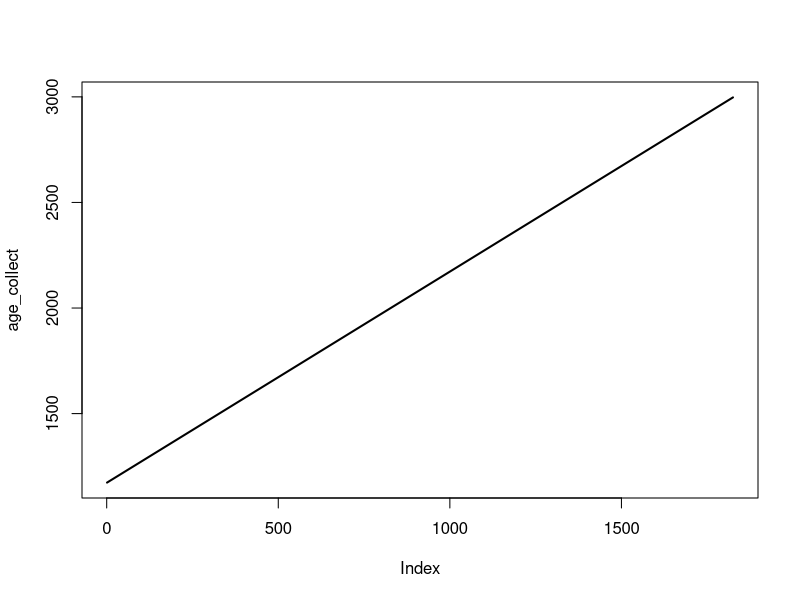
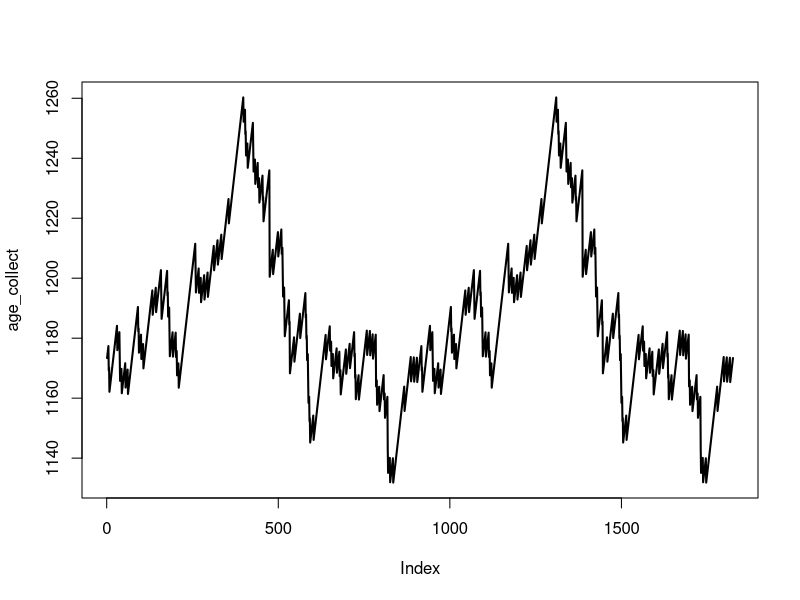
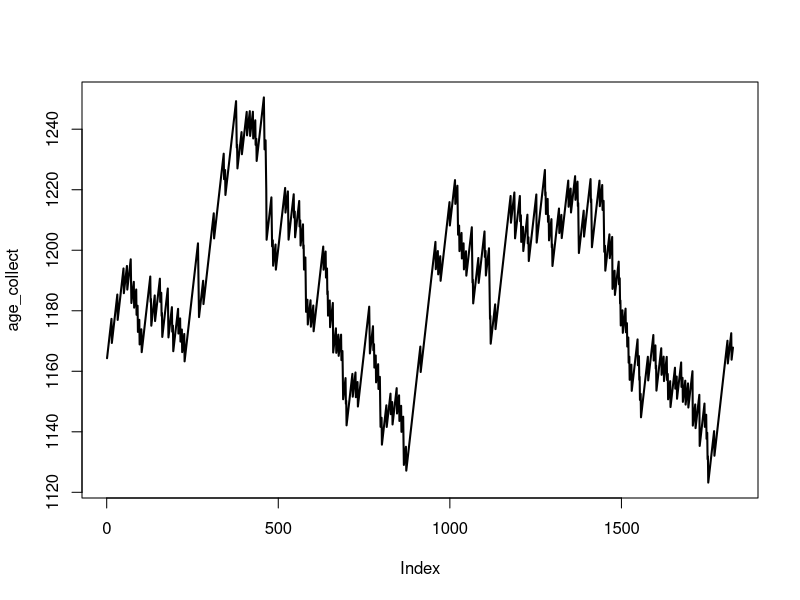
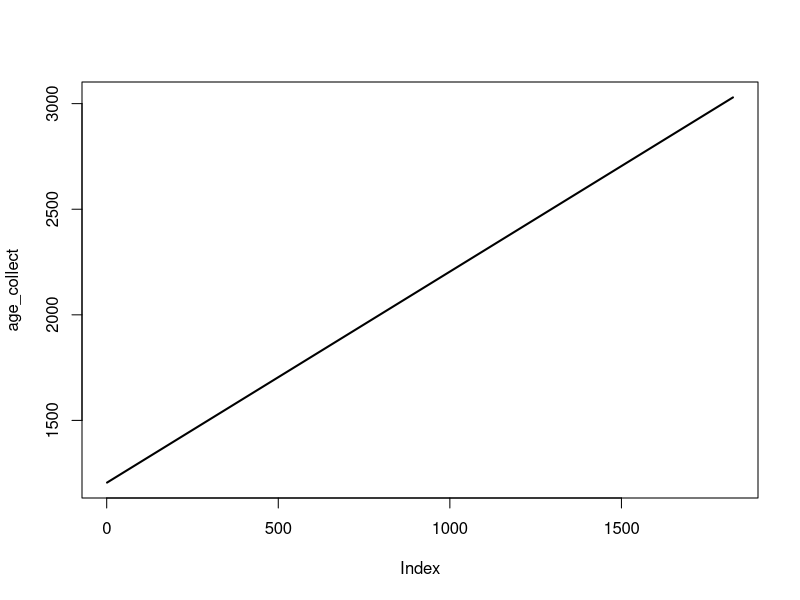
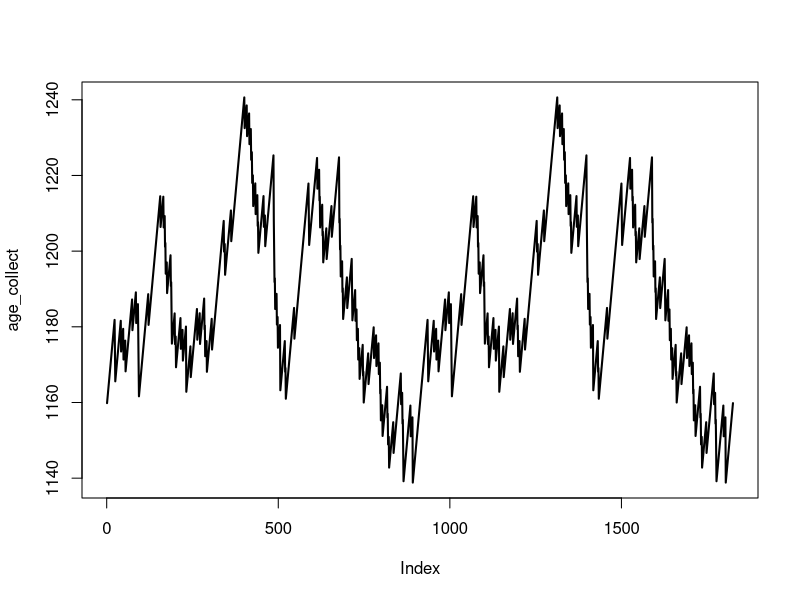
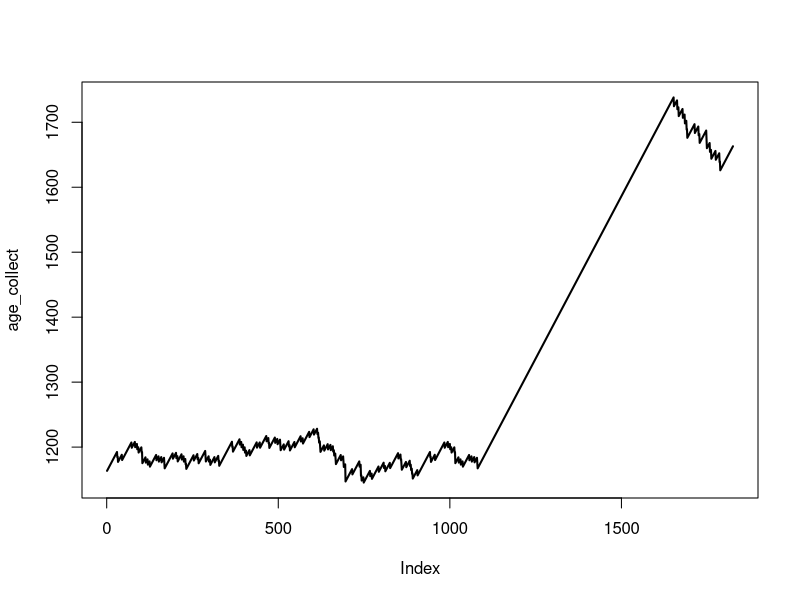

Generate these figures, in order, with R:
## ---- chunk 1
## This code along with the makefile allows us to show solutions conditional on file type
set.seed(2022-07-22)
solution_start <- function(){
	rv <- ""
	if(!params$solutions & !solution_current){
		if(params$latex) rv <- "\\begin{comment}" else rv <- "<!--"
		knitr::opts_chunk$set(eval = FALSE)
		solution_current <<- TRUE
	}
	return(rv)
}
solution_end <- function(){
	rv <- ""
	if(!params$solutions & solution_current){
		if(params$latex) rv <- "\\end{comment}" else rv <- "-->"
		knitr::opts_chunk$set(eval = TRUE)
		solution_current <<- FALSE
	}
	return(rv)
}
solution_current <- FALSE
## ---- chunk 2
set.seed(250)

n_cows <- 100

# Create the farm:
farm <- data.frame(id =1:n_cows,
                   age=round(runif(n_cows,730,1642)))

# We want to simulate 5 years:
end_time <- 5 * 365

# Collect the mean age of the cows in herd over time:
age_collect <- numeric(end_time)

for (t in seq_len(end_time))
{

   # Add one day to the age of all the animals, for each simulated:
   farm$age <- farm$age + 1

   # Save the daily mean age of all cows:
   age_collect[t] <- mean(farm$age)
}

## ---- chunk 3
plot(age_collect, type="l", lwd=2)
## ---- chunk 4
set.seed(250)

n_cows <- 100

# Create the farm:
farm <- data.frame(id =1:n_cows,
                   age=round(runif(n_cows,730,1642)))

# We want to simulate 5 years:
end_time <- 5 * 365

# Collect the mean age of the cows in herd over time:
age_collect <- numeric(end_time)

for (t in seq_len(end_time))
{
   # If cows reach the age of 1642, they are replaced with a new cow that is 2 years old in DIM = 1:
   farm$age[farm$age>=1642] <- 730

   # Add one day to the age of all the animals, for each simulated:
   farm$age <- farm$age + 1

   # Save the daily mean age of all cows:
   age_collect[t] <- mean(farm$age)
}

## ---- chunk 5
plot(age_collect, type="l", lwd=2)
## ---- chunk 6
quantile(age_collect)
## ---- chunk 7
set.seed(250)

n_cows <- 100

# Create the farm:
farm <- data.frame(id =1:n_cows,
                   age=round(runif(n_cows,730,1642)),
                   replacement_age=round(rnorm(n_cows,1642,50)))

# We want to simulate 5 years:
end_time <- 5 * 365

# Collect the mean age of the cows in herd over time:
age_collect <- numeric(end_time)

for (t in seq_len(end_time))
{
   # If cows go past their own replacement age, replace them and generate
   # a new replacement age for the new animal:
   is_replaced <- which(farm$age >= farm$replacement_age)
   if(length(is_replaced)>0) {
     farm$age[is_replaced] <- 730
     farm$replacement_age[is_replaced] <- round(rnorm(length(is_replaced),1642,50))
   }

   # Add one day to the age of all the animals, for each simulated:
   farm$age <- farm$age + 1

   # Save the daily mean age of all cows:
   age_collect[t] <- mean(farm$age)
}

plot(age_collect, type="l", lwd=2)
## ---- chunk 8
set.seed(2022-08-04)
## ---- chunk 9
library("R6")

## Define the farm class:
Farm <- R6Class("Farm",

  # Private objects that we can only see within the class:
  private = list(
    
    # The number of cows:
    n_cows = 0L,
    
    # The data frame of cows:
    cows = data.frame(id = numeric(0),
                      age = numeric(0)),
    
    # The current time:
    time = 0L
    
  ),
                              
  # The public methods:
	public = list(

	  # An initialize method is mandatory:
		initialize = function(n_cows) {
		  
		  # Set the number of cows:
		  private$n_cows <- n_cows
		  
		  # Set the data frame of cows:
		  private$cows <- data.frame(id = 1:n_cows, 
		                          age = round(runif(n_cows,730,1642)))
		  
		  # Set the time:
		  private$time <- 1L
		  
		},

		# An update method for a single time step:
		update = function() {
		  
		  private$cows$age <- private$cows$age + 1L
  	  private$time <- private$time + 1L

		},

		# A method to get the current cows:
		get_cows = function() {
		  
		  return(private$cows)
		  
		},
		
		# A method to get the current average age:
		get_mean_age = function() {
		  
		  mean_age <- mean(private$cows$age)
		  return(mean_age)
		  
		}

	)
)
## ---- chunk 10
# This calls the initialize method with the arguments supplied:
farm <- Farm$new(n_cows = 100L)

# Now we can call the other methods like so:
farm$get_cows()
farm$get_mean_age()

# To run it we do something similar to before except that the implementation is now hidden:

end_time <- 5 * 365
age_collect <- numeric(end_time)

for (t in seq_len(end_time)) {

   # Update the object:
   farm$update()

   # Save the daily mean age of all cows:
   age_collect[t] <- farm$get_mean_age()
}

plot(age_collect, type="l", lwd=2)
## ---- chunk 11
library("R6")

## Define the farm class:
Farm <- R6Class("Farm",

  # Private objects that we can only see within the class:
  private = list(
    
    # The number of cows:
    n_cows = 0L,
    
    # The data frame of cows:
    cows = data.frame(id = numeric(0),
                      age = numeric(0)),
    
    # The current time:
    time = 0L
    
  ),
                              
  # The public methods:
	public = list(

	  # An initialize method is mandatory:
		initialize = function(n_cows) {
		  
		  # Set the number of cows:
		  private$n_cows <- n_cows
		  
		  # Set the data frame of cows:
		  private$cows <- data.frame(id = 1:n_cows, 
		                          age = round(runif(n_cows,730,1642)))
		  
		  # Set the time:
		  private$time <- 1L
		  
		},

		# An update method for a single time step:
		update = function() {
		  
		  # If cows reach the age of 1642, they are replaced with a new cow that is 2 years old in DIM = 1:
      private$cows$age[private$cows$age>=1642] <- 730

		  private$cows$age <- private$cows$age + 1L
  	  private$time <- private$time + 1L

		},

		# A method to get the current cows:
		get_cows = function() {
		  
		  return(private$cows)
		  
		},
		
		# A method to get the current average age:
		get_mean_age = function() {
		  
		  mean_age <- mean(private$cows$age)
		  return(mean_age)
		  
		}

	)
)
## ---- chunk 12
# Create and run the model as before:
farm <- Farm$new(n_cows = 100L)

# Run the model as before:

end_time <- 5 * 365
age_collect <- numeric(end_time)

for (t in seq_len(end_time)) {

   # Update the object:
   farm$update()

   # Save the daily mean age of all cows:
   age_collect[t] <- farm$get_mean_age()
}

plot(age_collect, type="l", lwd=2)
## ---- chunk 13
library("R6")

## Define the farm class:
Farm <- R6Class("Farm",

  # Private objects that we can only see within the class:
  private = list(
    
    # The number of cows:
    n_cows = 0L,
    
    # The age of replacement heifers:
    age_heifer = 0L,
    
    # The age at which animals are replaced:
    age_replacement = 0L,
    
    # The data frame of cows:
    cows = data.frame(id = numeric(0),
                      age = numeric(0)),
    
    # The current time:
    time = 0L
    
  ),
                              
  # The public methods:
	public = list(

	  # An initialize method is mandatory:
		initialize = function(n_cows, age_heifer = 730, age_replacement = 1642) {
		  
		  # Set the number of cows:
		  private$n_cows <- n_cows
		  
		  # Store the ages using the public method we provide below:
		  self$set_replacement_ages(age_heifer = age_heifer, age_replacement = age_replacement)

		  # Set the data frame of cows:
		  private$cows <- data.frame(id = 1:n_cows, 
		                          age = round(runif(n_cows,age_heifer,age_replacement)))
		  
		  # Set the time:
		  private$time <- 1L
		  
		},

		# A set method for the replacement ages:
		set_replacement_ages = function(age_heifer = NULL, age_replacement = NULL) {
		  if(!is.null(age_heifer)) private$age_heifer <- age_heifer
		  if(!is.null(age_replacement)) private$age_replacement <- age_replacement
		},
		
		# An update method for a single time step:
		update = function() {
		  
		  # If cows reach the age of age_replacement, they are replaced with a new cow that is age_heifer days old:
      private$cows$age[private$cows$age>=private$age_replacement] <- private$age_heifer

		  private$cows$age <- private$cows$age + 1L
  	  private$time <- private$time + 1L

		},

		# A method to get the current cows:
		get_cows = function() {
		  
		  return(private$cows)
		  
		},
		
		# A method to get the current average age:
		get_mean_age = function() {
		  
		  mean_age <- mean(private$cows$age)
		  return(mean_age)
		  
		}

	)
)
## ---- chunk 14
# Create and run the model as before:
farm <- Farm$new(n_cows = 100L)

end_time <- 5 * 365
age_collect <- numeric(end_time)

for (t in seq_len(end_time)) {
  
   # But now we can change the replacement age for year 3 onwards:
   if (t == (3 * 365)) {
      farm$set_replacement_ages(age_replacement = 365*6)
   }

   # Update the object:
   farm$update()

   # Save the daily mean age of all cows:
   age_collect[t] <- farm$get_mean_age()
}

plot(age_collect, type="l", lwd=2)
